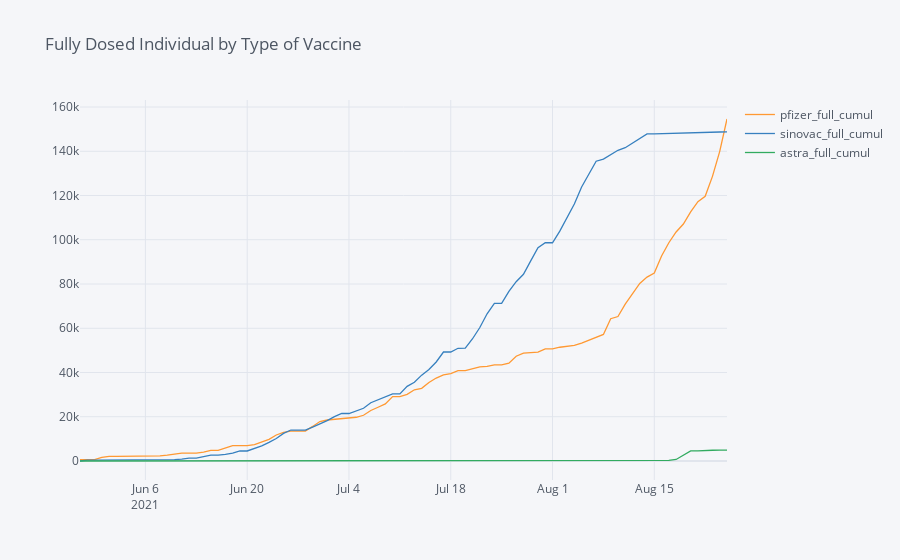

The notebook cell this image was saved under:
### Code cell
data[['pfizer_full_cumul','sinovac_full_cumul','astra_full_cumul']].iplot(title='Fully Dosed Individual by Type of Vaccine')
